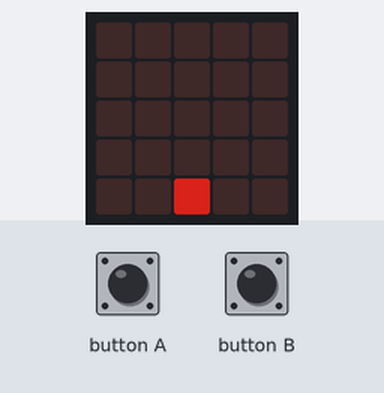
Bench run of a program on a simulated BBC micro:bit running MicroPython. On the bench: the board's 5×5 LED display. The inputs (shaded band) are chosen by the test bench. Dim RGB values are drawn brighter than linear; random numbers come from a fixed seed; the 48×5 strip is a reading aid, not a part: it shows the text the display is scrolling, unrolled, one strip-width of it at a time.

Above: at 1.2 s.
1.3 s: button A pressed for 3.2 s
At 4.1 s:
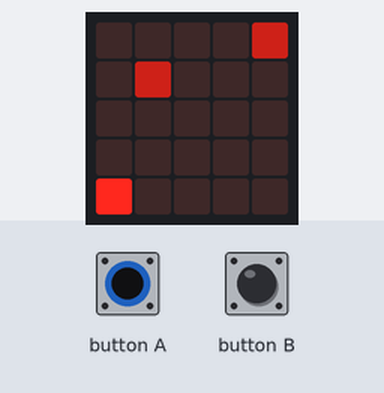
6.0 s: button B pressed for 0.15 s
At 7.1 s:
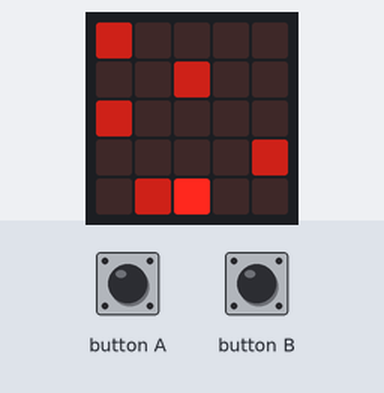
8.8 s: button A pressed for 0.15 s
At 9.11 s:
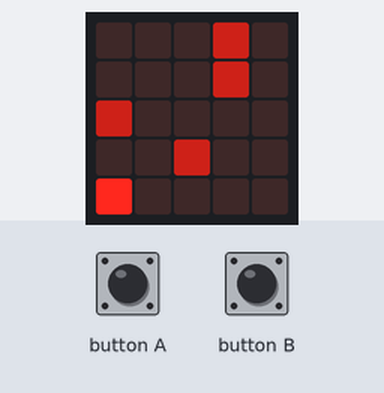
9.5 s: button B pressed for 3.2 s
At 12.5 s:
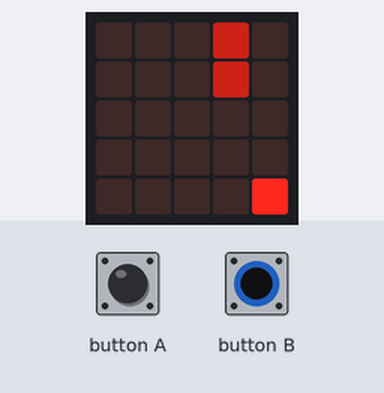
14.2 s: button A pressed for 1 s
At 15.0 s:
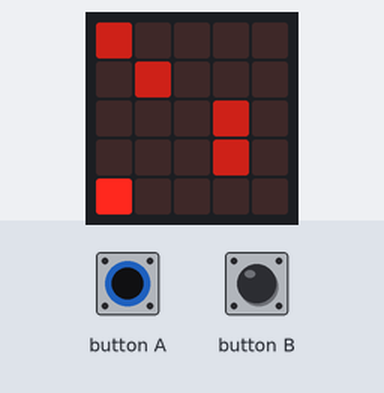
15.8 s: button B pressed for 3.2 s
At 18.8 s:
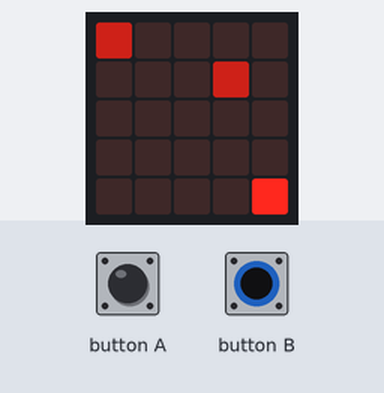
Timing chart, 0 to 20.3 s (numbered marks = the images above; inputs shaded):
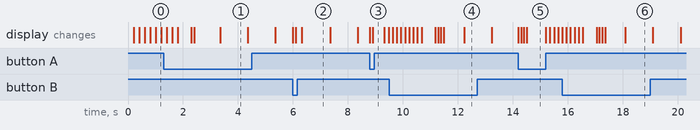

The program:

main.py
```python
# Asteroid Field
# CPA 2022

# TEST ZONE

from microbit import *
from asteriod import *
from characters import *

start_msg()
sleep(300)

xwing = space_object(2,4,9)
xwing.set_coor()
tie0 = space_object(0,0,0)
tie1 = space_object(0,0,0)
tie2 = space_object(0,0,0)
tie3 = space_object(0,0,0)
tie4 = space_object(0,0,0)

score = 0
vida = 3
while vida > 0:
    if tie4.x_pos == xwing.x_pos and tie4.y_pos == xwing.y_pos:
        display.clear()
        vida = vida - 1
        display.scroll(vida)
        display.show(Image.HEART)
        sleep(500)
        display.clear()
        tie0 = space_object(0,0,0)
        tie1 = space_object(0,0,0)
        tie2 = space_object(0,0,0)
        tie3 = space_object(0,0,0)
        tie4 = space_object(0,0,0)
        xwing.set_coor()
    else:
        score = score+1
        tie4.off()
        tie4 = tie3
        tie4.attack()
        tie3 = tie2
        tie3.attack()
        tie2 = tie1
        tie2.attack()
        tie1 = tie0
        tie1.attack()
        tie0 = space_object(random.randint(0,4),0,4)
        tie0.set_coor()
        xwing.x_nav(1)

display.show(Image.SAD)
sleep(500)
stop_msg(score)
```

asteriod.py
```python
from microbit import *
#import music
import utime
import random

# CURRENT FUNCTIONS

def start_msg():
    #music.play(music.CHASE,wait=False)
    #display.scroll("asteroid field",delay=(70),monospace=True)
    for i in range(10):
        display.set_pixel(2,4,i)
        sleep(200)

def stop_msg(score):
    #music.play(music.WAWAWAWAA,wait=False)
    for i in range(4,-1,-1):
        display.clear()
        display.set_pixel(2,i,5)
        sleep(200)
    display.set_pixel(2,0,9)
    sleep(500)
    display.clear()
    display.scroll("score:"+str(score),delay=150)
    display.clear()

def life_set(lifes_count):
    if lifes_count == 3:
        lct = [1,1,1]
    elif lifes_count == 2:
        lct = [1,1,0]
    elif lifes_count == 1:
        lct = [1,0,0]
    elif lifes_count < 1 :
        lct = [0,0,0]

    pin14.write_digital(lct[0])
    pin15.write_digital(lct[1])
    pin16.write_digital(lct[2])
```

characters.py
```python
from microbit import *
import utime

class space_object:
    def __init__(self, x, y, b):
        self.x_pos = x
        self.y_pos = y
        self.bright = b
        self.location = [self.x_pos,self.y_pos,self.bright]

    def get_coor(self):
        return self.location

    def new_coor(self,x,y):
        display.set_pixel(self.x_pos,self.y_pos,0)
        self.x_pos = x
        self.y_pos = y
        self.set_coor()

    def set_coor(self):
        display.set_pixel(self.x_pos,self.y_pos,self.bright)

    def x_nav(self,seconds):
        mb_time = utime.ticks_ms()
        while utime.ticks_diff(utime.ticks_ms(),mb_time) < seconds*1000:
            if button_a.is_pressed():
                if self.x_pos >= 1:
                    self.new_coor(self.x_pos-1,self.y_pos)
                    sleep(100)

            if button_b.is_pressed():
                if self.x_pos <= 3:
                    self.new_coor(self.x_pos+1,self.y_pos)
                    sleep(100)

    def attack(self):
        self.new_coor(self.x_pos,self.y_pos+1)

    def off(self):
        self.bright = 0
        self.set_coor()


        
```

Measured:
- what the display in image 1 shows lasts 1.0 s, from 3.3 s to 4.3 s
- what the display in image 5 shows lasts 0.7 s, from 14.5 s to 15.2 s
